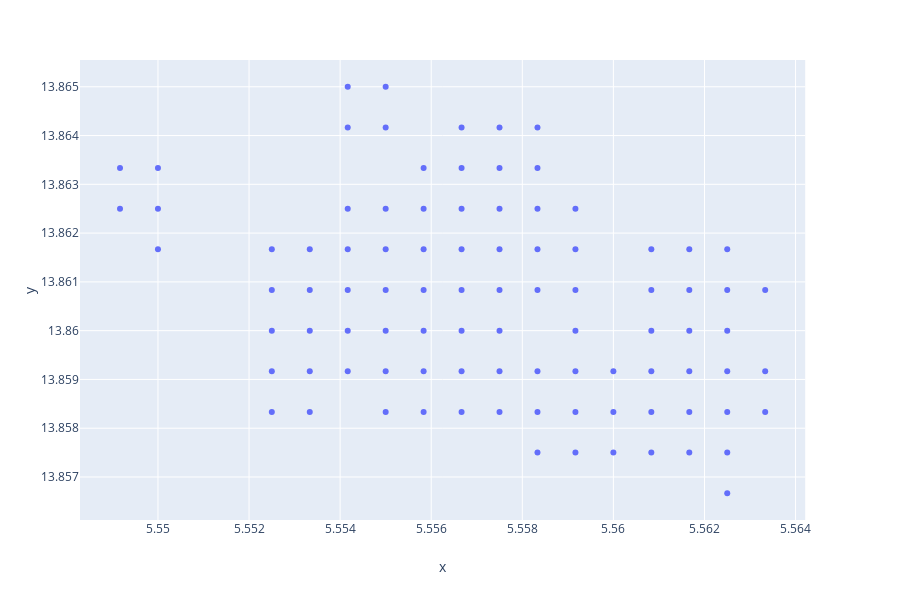

The code cell stored with this chart in its notebook:
### Code cell
px.scatter(x=c0.lon, y=c0.lat)
